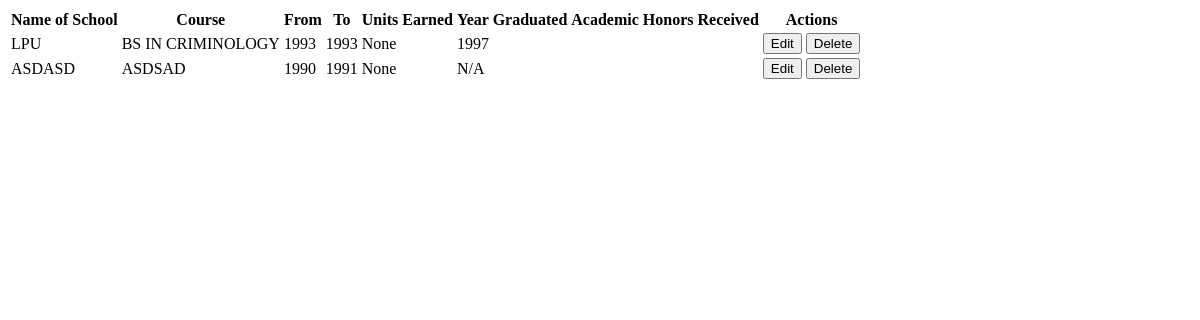
The page /college-data/ (signed in) on the database as committed earlier.
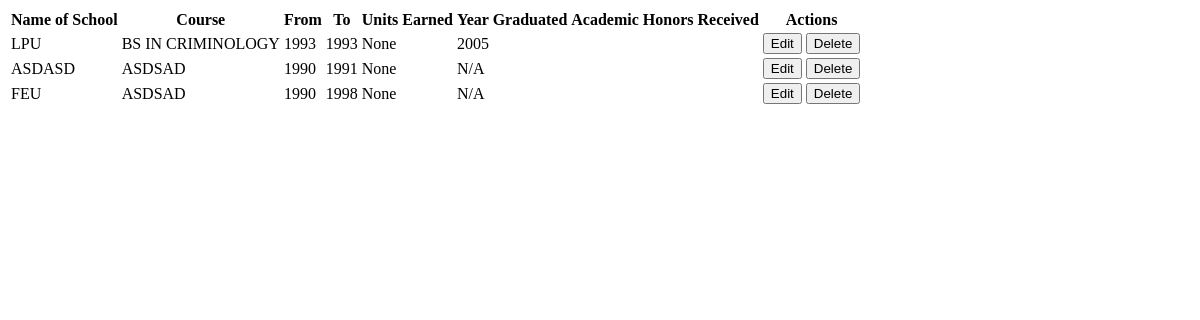
The same page on the database as committed later.
### rma/models.py (models this page shows, shortened)
class College(models.Model):
    user = models.ForeignKey(User, on_delete=models.CASCADE)
    school_name = Uppercase('Name of School', max_length=200)
    course = Uppercase('Course/Degree', max_length=200)
    year_from = Uppercase('From',max_length=4, choices=YEAR_CHOICES)
    year_to = Uppercase('To',max_length=4, choices=YEAR_CHOICES)
    units_earned = models.DecimalField('Units Earned', max_digits=4, decimal_places=2, blank=True, null=True)
    year_graduated = Uppercase('Year Graduated',max_length=4, choices=YEAR_CHOICES)
    academic_honors = Uppercase('Academic Honors Received', max_length=150, blank=True, null=False)
    class Meta:
        verbose_name_plural = "College"

### rma/views.py (the view)
# urls.py: path('college-data/', views.college_data, name='college-data'),
@login_required()
def college_data(request):
    obj_college = College.objects.filter(user_id=request.user)
    return render(request, 'loaded_data/college_data.html', {'obj_college':obj_college})

### templates/loaded_data/college_data.html
<div class="col-12">
    <table class="table">
        <thead>
            <tr>
                <th scope="col">Name of School</th>
                <th scope="col">Course</th>
                <th scope="col">From</th>
                <th scope="col">To</th>
                <th scope="col">Units Earned</th>
                <th scope="col">Year Graduated</th>
                <th scope="col">Academic Honors Received</th>
                <th scope="col">Actions</th>
            </tr>
        </thead>
        <tbody>
            {% for college in obj_college %}
                <tr>
                    <td>{{college.school_name}}</td>
                    <td>{{college.course}}</td>
                    <td>{{college.year_from}}</td>
                    <td>{{college.year_to}}</td>
                    <td>{{college.units_earned}}</td>
                    <td>{{college.year_graduated}}</td>
                    <td>{{college.academic_honors}}</td>
                    <td>
                        <button type="button" class="btn btn-primary btn-sm" hx-get="{% url 'college-edit' college.id %}" hx-target="#college-modal-dialog" data-bs-toggle="modal" data-bs-target="#college-modal">Edit</button>
                        <button type="button" class="btn btn-danger btn-sm" hx-get="{% url 'college-delete' college.id %}" hx-target="#delete-modal-dialog" data-bs-toggle="modal" data-bs-target="#delete-modal">Delete</button>
                    </td>
                </tr>
            {% endfor %}
        </tbody>
    </table>
</div>

Rows that differ between the two databases and show on the page:
changed College "LPU": year_graduated "1997" → "2005"
added College: school_name "FEU", course "ASDSAD", year_from "1990", year_to "1998", units_earned "None", year_graduated "N/A"
